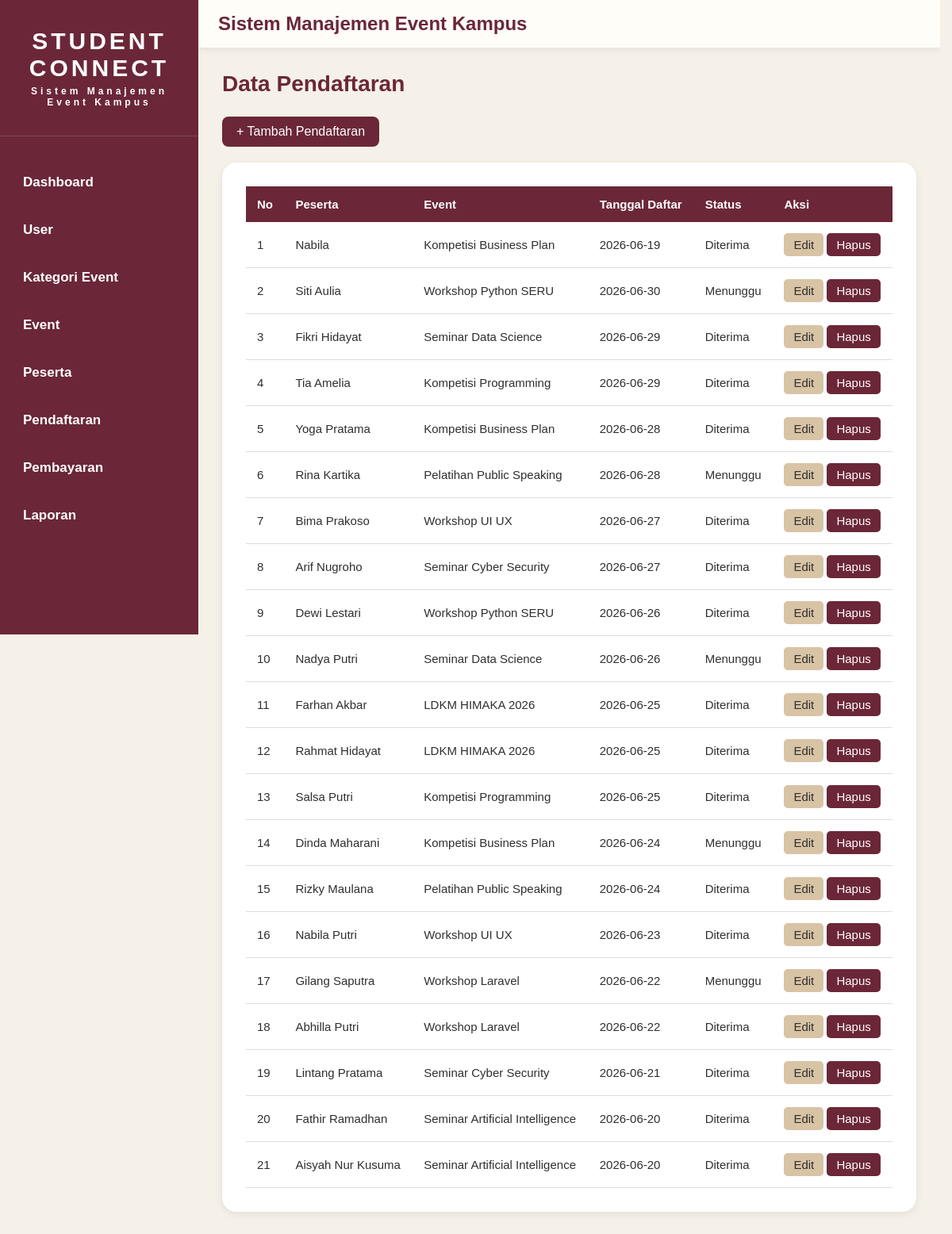
Screenshot of /pendaftaran/index.php with the database file from the repository.
### tables this page shows
CREATE TABLE `pendaftaran` (
  `id_pendaftaran` int(11) NOT NULL,
  `id_peserta` int(11) NOT NULL,
  `id_event` int(11) NOT NULL,
  `tanggal_daftar` date NOT NULL,
  `status_pendaftaran` enum('Menunggu','Diterima','Ditolak') DEFAULT 'Menunggu'
);

CREATE TABLE `peserta` (
  `id_peserta` int(11) NOT NULL,
  `nama_peserta` varchar(100) NOT NULL,
  `nim` varchar(20) NOT NULL,
  `prodi` varchar(100) NOT NULL,
  `email` varchar(100) NOT NULL,
  `no_hp` varchar(15) NOT NULL
);

CREATE TABLE `event` (
  `id_event` int(11) NOT NULL,
  `id_user` int(11) NOT NULL,
  `id_kategori` int(11) NOT NULL,
  `nama_event` varchar(150) NOT NULL,
  `deskripsi` text DEFAULT NULL,
  `tanggal_event` date NOT NULL,
  `lokasi` varchar(150) NOT NULL,
  `kuota` int(11) NOT NULL,
  `poster` varchar(255) DEFAULT NULL,
  `biaya` decimal(10,2) NOT NULL
);

### pendaftaran/index.php (the view, shortened to what this page needs)
<?php
include '../config/koneksi.php';
?>
<!DOCTYPE html>
<html lang="id">
<head>
<link rel="stylesheet" href="../assets/style.css">
</head>
<body>
<div class="wrapper">
    <?php include '../layout/sidebar.php'; ?>
    <div class="main-content">
        <?php include '../layout/header.php'; ?>
        <div class="content">
            <h2>Data Pendaftaran</h2>
            <a href="tambah.php" class="btn-tambah">
                + Tambah Pendaftaran
            </a>
            <div class="table-container">
                <table>
                    <thead>
                        <tr>
                            <th>No</th>
                            <th>Peserta</th>
                            <th>Event</th>
                            <th>Tanggal Daftar</th>
                            <th>Status</th>
                            <th>Aksi</th>
                        </tr>
                    </thead>
                    <tbody>
                    <?php
                    $no = 1;
                    $query = mysqli_query(
                        $conn,
                        "SELECT
                            p.*,
                            ps.nama_peserta,
                            e.nama_event
                        FROM pendaftaran p
                        JOIN peserta ps
                            ON p.id_peserta = ps.id_peserta
                        JOIN event e
                            ON p.id_event = e.id_event
                        ORDER BY p.id_pendaftaran DESC"
                    );
                    while($data = mysqli_fetch_assoc($query)){
                    ?>
                    <tr>
                        <td><?= $no++; ?></td>
                        <td><?= $data['nama_peserta']; ?></td>
                        <td><?= $data['nama_event']; ?></td>
                        <td><?= $data['tanggal_daftar']; ?></td>
                        <td><?= $data['status_pendaftaran']; ?></td>
                        <td>
                            <a href="edit.php?id=<?= $data['id_pendaftaran']; ?>"
                               class="btn-edit">
                               Edit
                            </a>
                            <a href="hapus.php?id=<?= $data['id_pendaftaran']; ?>"
                               class="btn-hapus"
                               onclick="return confirm('Yakin ingin menghapus?')">
                               Hapus
                            </a>
                        </td>
                    </tr>
                    <?php } ?>
                    </tbody>
                </table>
            </div>
        </div>
    </div>
</div>
</body>
</html>

### assets/style.css (style rules this page uses)
html { scrollbar-gutter: stable; }
* { margin:0; padding:0; box-sizing:border-box; font-family:'Poppins',sans-serif; }
html, body { width:100%; min-height:100%; }
body { background:#F5F1E8; color:#2F2F2F; overflow-x:hidden; }
.wrapper { display:flex; width:100%; min-height:100vh; }
.main-content { flex:1; min-width:0; display:flex; flex-direction:column; }
.content > h2 { color:#6B2737; font-size:28px; font-weight:700; margin-bottom:25px; }
.content { flex:1; width:100%; padding:30px; }
.table-container { background:white; padding:30px; border-radius:18px; box-shadow:0 3px 10px rgba(0,0,0,.08); overflow-x:auto; }
table { width:100%; border-collapse:collapse; }
table th { background:#6B2737; color:white; padding:14px; text-align:left; font-size:15px; }
table td { padding:14px; border-bottom:1px solid #ddd; font-size:15px; }
.btn-tambah { display:inline-block; padding:10px 18px; background:#6B2737; color:white; text-decoration:none; border-radius:8px; margin-bottom:20px; }
.btn-edit { display:inline-block; padding:6px 12px; background:#D8C3A5; color:#2F2F2F; border-radius:5px; text-decoration:none; }
.btn-hapus { display:inline-block; padding:6px 12px; background:#6B2737; color:white; border-radius:5px; text-decoration:none; }

### rows the page displays
pendaftaran: id_peserta.nama_peserta "Nabila", id_event.nama_event "Kompetisi Business Plan", tanggal_daftar "2026-06-19", status_pendaftaran "Diterima"
pendaftaran: id_peserta.nama_peserta "Siti Aulia", id_event.nama_event "Workshop Python SERU", tanggal_daftar "2026-06-30", status_pendaftaran "Menunggu"
pendaftaran: id_peserta.nama_peserta "Fikri Hidayat", id_event.nama_event "Seminar Data Science", tanggal_daftar "2026-06-29", status_pendaftaran "Diterima"
pendaftaran: id_peserta.nama_peserta "Tia Amelia", id_event.nama_event "Kompetisi Programming", tanggal_daftar "2026-06-29", status_pendaftaran "Diterima"
pendaftaran: id_peserta.nama_peserta "Yoga Pratama", id_event.nama_event "Kompetisi Business Plan", tanggal_daftar "2026-06-28", status_pendaftaran "Diterima"
pendaftaran: id_peserta.nama_peserta "Rina Kartika", id_event.nama_event "Pelatihan Public Speaking", tanggal_daftar "2026-06-28", status_pendaftaran "Menunggu"
pendaftaran: id_peserta.nama_peserta "Bima Prakoso", id_event.nama_event "Workshop UI UX", tanggal_daftar "2026-06-27", status_pendaftaran "Diterima"
pendaftaran: id_peserta.nama_peserta "Arif Nugroho", id_event.nama_event "Seminar Cyber Security", tanggal_daftar "2026-06-27", status_pendaftaran "Diterima"
pendaftaran: id_peserta.nama_peserta "Dewi Lestari", id_event.nama_event "Workshop Python SERU", tanggal_daftar "2026-06-26", status_pendaftaran "Diterima"
pendaftaran: id_peserta.nama_peserta "Nadya Putri", id_event.nama_event "Seminar Data Science", tanggal_daftar "2026-06-26", status_pendaftaran "Menunggu"
pendaftaran: id_peserta.nama_peserta "Farhan Akbar", id_event.nama_event "LDKM HIMAKA 2026", tanggal_daftar "2026-06-25", status_pendaftaran "Diterima"
pendaftaran: id_peserta.nama_peserta "Rahmat Hidayat", id_event.nama_event "LDKM HIMAKA 2026", tanggal_daftar "2026-06-25", status_pendaftaran "Diterima"
pendaftaran: id_peserta.nama_peserta "Salsa Putri", id_event.nama_event "Kompetisi Programming", tanggal_daftar "2026-06-25", status_pendaftaran "Diterima"
pendaftaran: id_peserta.nama_peserta "Dinda Maharani", id_event.nama_event "Kompetisi Business Plan", tanggal_daftar "2026-06-24", status_pendaftaran "Menunggu"
pendaftaran: id_peserta.nama_peserta "Rizky Maulana", id_event.nama_event "Pelatihan Public Speaking", tanggal_daftar "2026-06-24", status_pendaftaran "Diterima"
pendaftaran: id_peserta.nama_peserta "Nabila Putri", id_event.nama_event "Workshop UI UX", tanggal_daftar "2026-06-23", status_pendaftaran "Diterima"
pendaftaran: id_peserta.nama_peserta "Gilang Saputra", id_event.nama_event "Workshop Laravel", tanggal_daftar "2026-06-22", status_pendaftaran "Menunggu"
pendaftaran: id_peserta.nama_peserta "Abhilla Putri", id_event.nama_event "Workshop Laravel", tanggal_daftar "2026-06-22", status_pendaftaran "Diterima"
pendaftaran: id_peserta.nama_peserta "Lintang Pratama", id_event.nama_event "Seminar Cyber Security", tanggal_daftar "2026-06-21", status_pendaftaran "Diterima"
pendaftaran: id_peserta.nama_peserta "Fathir Ramadhan", id_event.nama_event "Seminar Artificial Intelligence", tanggal_daftar "2026-06-20", status_pendaftaran "Diterima"
pendaftaran: id_peserta.nama_peserta "Aisyah Nur Kusuma", id_event.nama_event "Seminar Artificial Intelligence", tanggal_daftar "2026-06-20", status_pendaftaran "Diterima"
